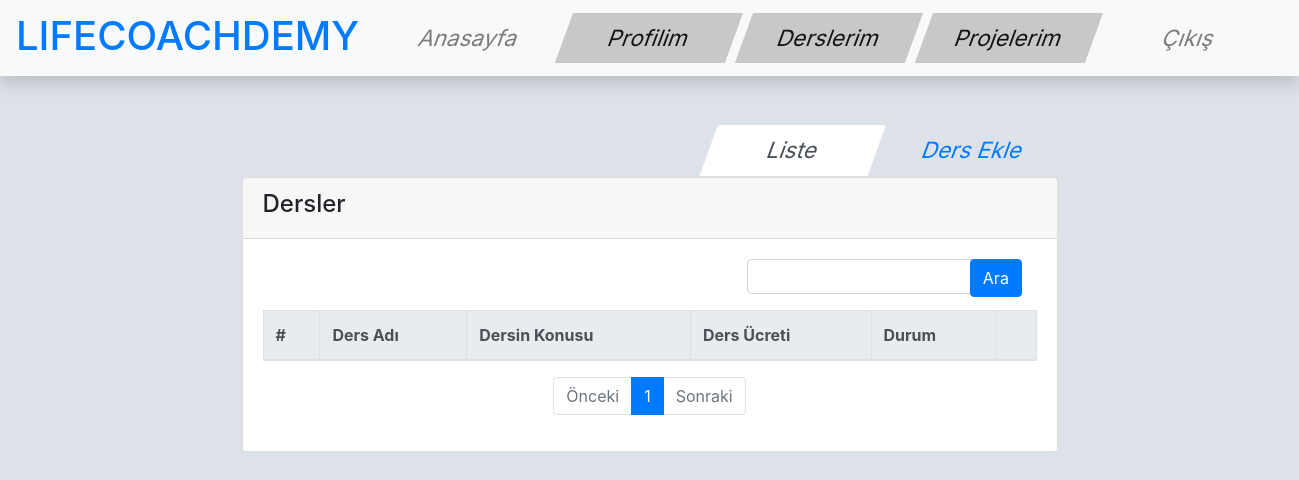
/course/index/ (signed in), run on an earlier commit of the app's database.
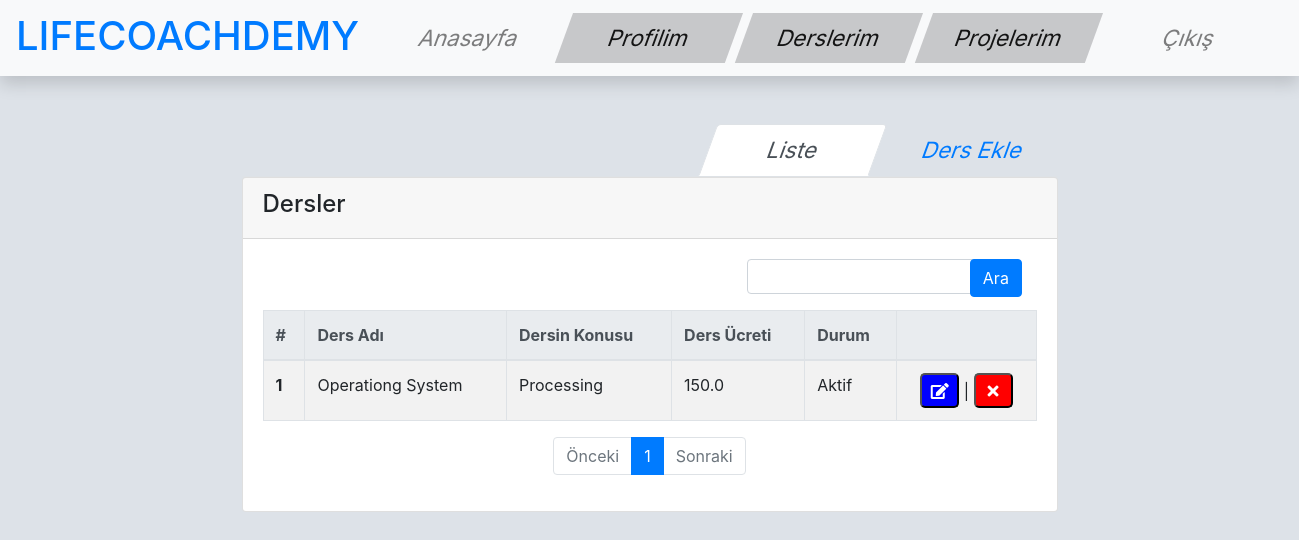
And on a later commit of the database.
### course/models.py (models this page shows, shortened)
class Course(models.Model):
    staff = models.ForeignKey('auth.User', verbose_name='Dersi Veren Kişi', related_name='courses', on_delete=models.CASCADE)
    name = models.CharField(max_length=120, verbose_name='Dersin Adı')
    subject = models.CharField(max_length=120, verbose_name='Dersin Konusu')
    price = models.FloatField(verbose_name='Ders Ücreti', null=True, blank=True)
    content = RichTextField(verbose_name='İçerik', null=True, blank=True)
    state = models.BooleanField(verbose_name='Durumu', default=True)
    slug = models.SlugField(unique=True, editable=False, max_length=130)
    def get_update_url(self):
        return reverse('course:update', kwargs={'slug': self.slug})
    def get_delete_url(self):
        return reverse('course:delete', kwargs={'slug': self.slug})

### course/views.py (the view)
def course_index(request):
    course_list = list(Course.objects.raw('SELECT * FROM course_course WHERE staff_id = ' + str(request.user.id) ))
    query = request.GET.get('q')
    if query:
        course_list = list(Course.objects.raw('SELECT DISTINCT * FROM course_course WHERE '
                 '(lower(name) like \'%' + str(query).lower() + '%\') or '
                 '(lower(subject) like \'%' + str(query).lower() + '%\') or '
                 '(lower(content) like \'%' + str(query).lower() + '%\')'))
    paginator = Paginator(course_list, 5) #Show 5 courses per page
    page = request.GET.get('sayfa')
    try:
        courses = paginator.page(page)
    except PageNotAnInteger:
        courses = paginator.page(1)
    except EmptyPage:
        courses = paginator.page(paginator.num_pages)
    return render(request, 'course/index.html', {'courses': courses})

### templates/course/index.html (shortened to what the changed rows need)
{% extends 'base.html' %}
{% load crispy_forms_tags %}
{% block body %}
	<div class="container-fluid">
	<div class="mx-auto col-sm-8 main-section" id="myTab" role="tablist">
		<div class="tab-content" id="myTabContent">
			<div class="tab-pane fade show active" id="list" role="tabpanel" aria-labelledby="list-tab">
				<div class="card">
					<div class="card-body">
                        <table id="userList" class="table table-bordered table-hover table-striped">
                            <thead class="thead-light">
                            <tr>
                                <th scope="col">#</th>
                                <th scope="col">Ders Adı</th>
                                <th scope="col">Dersin Konusu</th>
                                <th scope="col">Ders Ücreti</th>
                                <th scope="col">Durum</th>
                                <th></th>
                            </tr>
                            </thead>
                            <tbody>
                            {% for course in courses %}
                            <tr>
                                <th scope="row">{{ forloop.counter }}</th>
                                <td>{{ course.name }}</td>
                                <td>{{ course.subject }}</td>
                                <td>{% if course.price %}{{ course.price }}{% endif %}{% if not course.price %}Belirtilmemiş{% endif %}</td>
                                <td>{% if course.state %}Aktif{% endif %}{% if not course.state %}Pasif{% endif %}</td>
                                {% ifequal request.user course.staff %}
                                <td>
                                    <div style="text-align:center;">
                                        <button style="background-color:blue;border-radius:5px;;width:39px;height: 35px;" data-toggle="tooltip" data-placement="right" title="Güncelle">
                                            <a href="{{ course.get_update_url }}"><i class="fas fa-edit" style="color:white;"></i></a>
                                        </button> |
                                        <button style="background-color:red;border-radius:5px;;width:39px;height: 35px;" data-toggle="tooltip" data-placement="right" title="Sil">
                                            <a href="{{ course.get_delete_url }}"><i class="fas fa-times" style="color:white;"></i></a>
                                        </button>
                                    </div>
                                </td>
                                {% endifequal %}
                            </tr>
                            {% endfor %}
                            </tbody>
                        </table>
                        <div class="row justify-content-center mt-3">
                            <ul class="pagination">
                                {% for page in courses.paginator.page_range %}
                                <li class="page-item {% ifequal page courses.number %}active{% endifequal %}"><a class="page-link" href="?sayfa={{ page }}{% if request.GET.q %}&q={{ request.GET.q }}{% endif %}">{{ page }}</a></li>
                                {% endfor %}
                            </ul>
                        </div>
                    </div>
				</div>
			</div>
		</div>
	</div>
</div>
{% endblock %}

What changed in the data, as far as the page shows it:
added Course: name "Operationg System", subject "Processing", price "150.0", state "Aktif"
